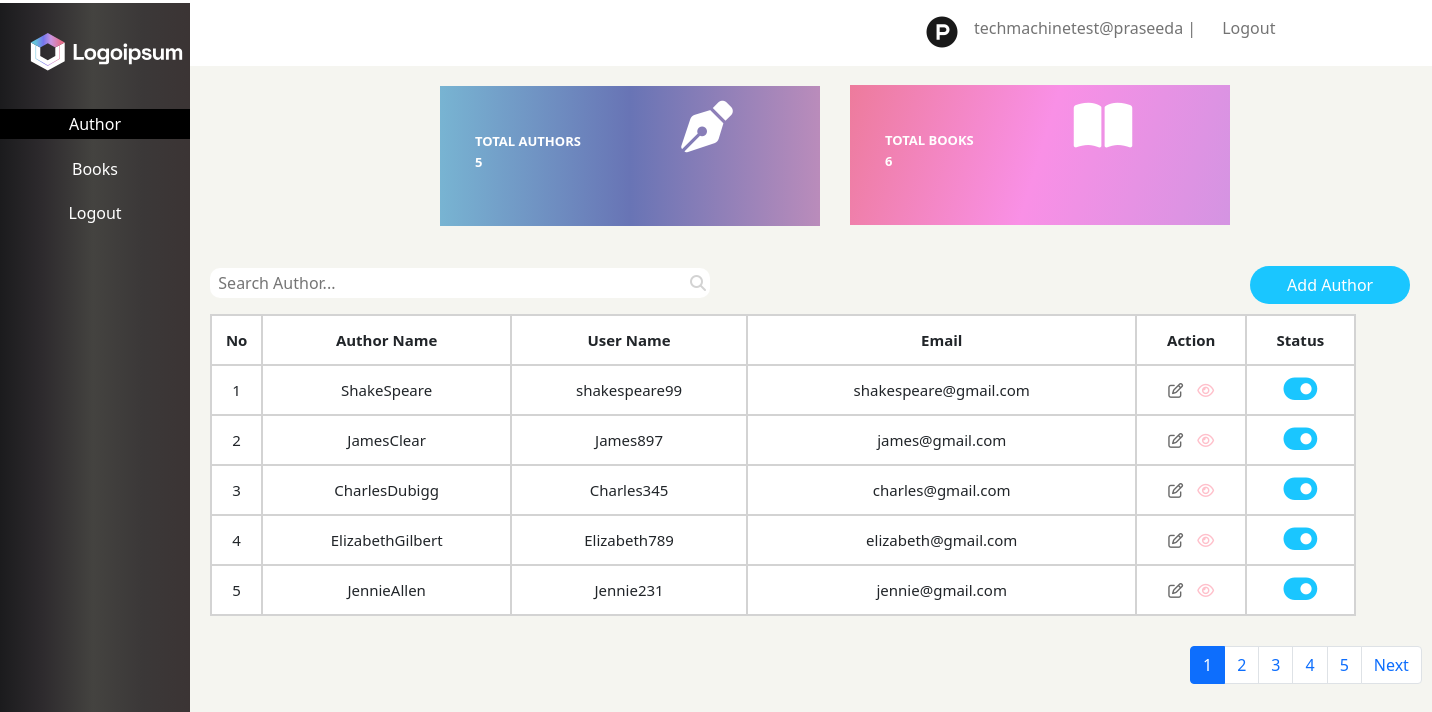
Screenshot of /book_app/authordisp/ with the database file from the repository.
### book_app/models.py (models this page shows, shortened)
class authormodel(models.Model):
    authname=models.CharField(max_length=100)
    uname=models.CharField(max_length=100)
    email=models.EmailField()

### book_app/views.py (the view)
# urls.py: path('authordisp/',authordisp),
def authordisp(request):
    a=authormodel.objects.all()
    count_auth=authormodel.objects.all().count()
    count_book=bookmodel.objects.all().count()
    u=User.objects.all()
    paginator=Paginator(a,1)
    page=request.GET.get('page',1)
    ay=paginator.get_page(page)
    return render(request,'authordisplay.html',{'a':a,'count_auth':count_auth,'count_book':count_book,'u':u,'ay':ay})

### book_app/templates/authordisplay.html (shortened to what this page needs)
<!DOCTYPE html>
<html lang="en">
<head>
    <link href="https://cdn.jsdelivr.net/npm/bootstrap@5.0.2/dist/css/bootstrap.min.css" rel="stylesheet">
</head>
<body>
    <nav class="navbar navbar-expand-lg navbar-light">
  <div class="container-fluid">
    <div class="collapse navbar-collapse" id="navbarSupportedContent">
      <ul class="navbar-nav me-auto mb-2 mb-lg-0">
        <li class="nav-item">
          <a class="nav-link active" aria-current="page" href="#"><i class="fa-brands fa-product-hunt fa-2x" style="margin-left:890px;"></i></a>
        </li>
              {% for i in u %}
        <li class="nav-item">
          <a class="nav-link" style="margin-right:10px;">{{i.username}}  |</a>
        </li>
          {% endfor %}
           <li class="nav-item">
          <a class="nav-link" href="http://127.0.0.1:8000/book_app/logout/">Logout</a>
        </li>
      </ul>
    </div>
  </div>
</nav>
  <section>
    <div class="reg">
        <h5></h5>
        <div class="se">
            <p id="one">Author</p>
            <p>Books</p>
            <p>Logout</p>
        </div>
    </div>
       <div class="co1">
           <div class="co2">
               <p><b>TOTAL AUTHORS</b><i class="fa-solid fa-pen-nib fa-4x" style="margin-left:100px;"></i><br><b>{{count_auth}}</b></p>
           </div>
           <div class="co3">
              <p><b>TOTAL BOOKS</b><i class="fa-solid fa-book-open fa-4x" style="margin-left:100px;"></i><br><b>{{count_book}}</b></p>
           </div>
        </div>
    </section>
    <div class="sea">
          <input type="text" id="myInput" onkeyup="myFunction()" placeholder="  Search Author..."><i class="fa-solid fa-magnifying-glass" style="margin-left:-20px;color:lightgrey;"></i>
          <a href="http://127.0.0.1:8000/book_app/authreg/"><button type="submit" class="btn">Add Author</button></a>
        <table class="tb1" id="myTable">
            <tr>
                <th>No</th>
                <th>Author Name</th>
                <th>User Name</th>
                <th>Email</th>
                <th>Action</th>
                <th>Status</th>
            </tr>
        {% for i in a %}
            <tr>
                <td>{{i.id}}</td>
                <td>{{i.authname}}</td>
                <td>{{i.uname}}</td>
                <td>{{i.email}}</td>
                <td><a href="http://127.0.0.1:8000/book_app/authoredit/{{i.id}}"><i class="fa-regular fa-pen-to-square" style="color:dimgrey;"></i></a>  <a href="http://127.0.0.1:8000/book_app/authdetails/{{i.id}}"><i class="fa-regular fa-eye" style="color:pink;margin-left:10px;"></i></a></td>
                <td><i class="fa-solid fa-toggle-on fa-2x" style="color:#1ac6ff;"></i></td>
            </tr>
        {% endfor %}
        </table>
    </div>
    <nav aria-label="...">
  <ul class="pagination">
        {% for i in ay.paginator.page_range %}
            {% if ay.number == i %}
               <li class="page-item active" aria-current="page">
                   <a class="page-link" href="?page={{i}}">{{i}}</a>
               </li>
                    {% else %}
              <li class="page-item"><a class="page-link" href="?page={{i}}">{{i}}</a></li>
                {% endif %}
                {% endfor %}
                {% if ay.has_next %}
    <li class="page-item">
      <a class="page-link" href="?page={{ ay.next_page_number }}">Next</a>
    </li>
        {% endif %}
  </ul>
</nav>
</body>
</html>

### book_app/templates/authordisplay.html (style rules this page uses)
* { padding:0px; margin:0px; box:border-box; }
body { background:#f5f5f0; }
.reg { height:725px; width:190px; background-color: #1b1b1d; background-image: linear-gradient(90deg, #1b1b1d 0%, #2d2a2d 22%, #444340 49%, #3b3838 75%, #3b3434 100%); position:fixed; margin-top:-63px; }
.se p { color:white; text-align:center; padding:2px; }
#one { border:1px solid black; background:black; }
h5 { color:#fff; padding:30px; text-align:center; }
.tb1 { border-collapse:collapse; width:80%; font-size:20px; margin-left:210px; background:#fff; margin-top:10px; }
.tb1,td,th { border-bottom:2px solid lightgrey; border-top:2px solid lightgrey; border:2px solid lightgrey; }
td,th { text-align:center; height:50px; font-size:15px; }
.co1 { width:70%; height:200px; background:#f5f5f0; margin-left:320px; padding:20px; }
.co1 .co2 { height:140px; width:380px; background-color: #78b4d2; background-image: linear-gradient(90deg, #78b4d2 0%, #6874b5 50%, #ba8cbb 100%); margin-left:100px; margin-bottom:-100px; }
.co2 p { color:white; padding:15px; font-size:13px; margin-left:20px; }
.co3 p { color:white; padding:15px; font-size:13px; margin-left:20px; }
.co1 .co3 { height:140px; width:380px; background:blue; margin-left:510px; margin-top:-141px; background-color: #ed7b9c; background-image: linear-gradient(107deg, #ed7b9c 0%, #f990e6 50%, #d494e2 100%); }
input { width:500px; height:30px; margin-left:210px; border-radius:10px; border:none; }
.btn { width:160px; border-radius:20px; background:#1ac6ff; margin-left:540px; color:white; }
.pagination { margin-left:1190px; margin-top:30px; }
.navbar { background:#fff; }

### rows the page displays
authormodel: id "1", authname "ShakeSpeare", uname "shakespeare99", email "shakespeare@gmail.com"
authormodel: id "2", authname "JamesClear", uname "James897", email "james@gmail.com"
authormodel: id "3", authname "CharlesDubigg", uname "Charles345", email "charles@gmail.com"
authormodel: id "4", authname "ElizabethGilbert", uname "Elizabeth789", email "elizabeth@gmail.com"
authormodel: id "5", authname "JennieAllen", uname "Jennie231", email "jennie@gmail.com"

### other values shown
{{ i.username }} "techmachinetest@praseeda"
{{ count_auth }} "5"
{{ count_book }} "6"
{{ i }} "1"
{{ i }} "2" "3" "4" "5"
